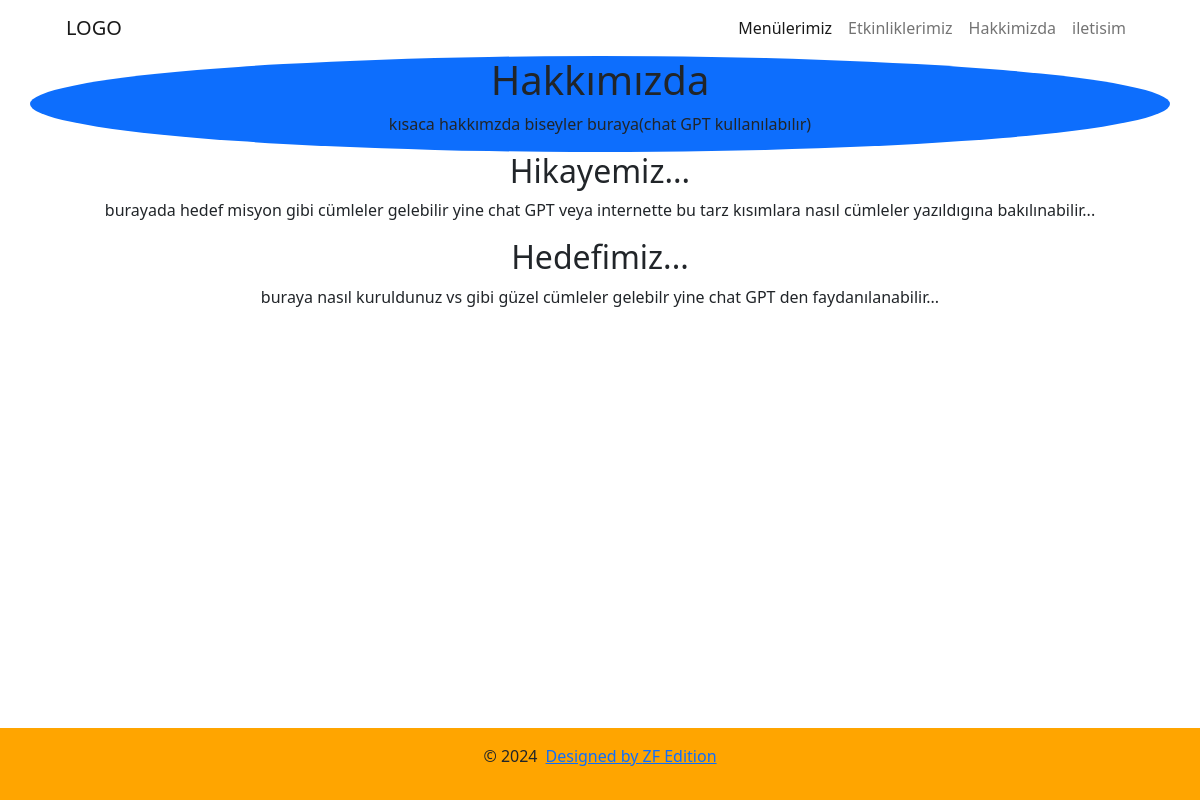
/about, run on the app's committed database.
### app/models.py (models this page shows, shortened)
class About(models.Model):
    bulletpoint_1 = models.TextField()
    bulletpoint_2 = models.TextField()
    bulletpoint_3 = models.TextField()
    class Meta:
        verbose_name = "Hakkımızda"
        verbose_name_plural = "Hakkımızda"

### app/views.py (the view)
# urls.py: path('about', views.about, name="about"),
def about(request):
   abouts = About.objects.all()
   context = {
      'abouts': abouts
   }
   return render(request, 'pages/about.html', context)

### app/templates/pages/about.html (shortened to what this page needs)
{% extends 'index.html' %}
{% block content %}
   {% for about in abouts %}
      <div class="about-section text-center bg-primary rounded-circle">
         <h1>Hakkımızda</h1>
         <p>{{about.bulletpoint_1}}</p>
      </div>
      <div class="content text-center mb-5 pb-5">
         <h2>Hikayemiz...</h2>
         <p>{{about.bulletpoint_2}}</p>
         <h2>Hedefimiz...</h2>
         <p>{{about.bulletpoint_3}}</p>
      </div>
   {% endfor %}
{% endblock content %}

### app/static/css/global.css (style rules this page uses)
:root { --color-orange:orange; }
html, body { height: 100%; }
body { display: flex; flex-direction: column; }

### data on the page
About: bulletpoint_1 "kısaca hakkımzda biseyler buraya(chat GPT kullanılabılır)", bulletpoint_2 "burayada hedef misyon gibi cümleler gelebilir yine chat GPT veya internette bu tarz kısımlara nasıl cümleler yazıldıgına bakılınabilir...", bulletpoint_3 "buraya nasıl kuruldunuz vs gibi güzel cümleler gelebilr yine chat GPT den faydanılanabilir..."
